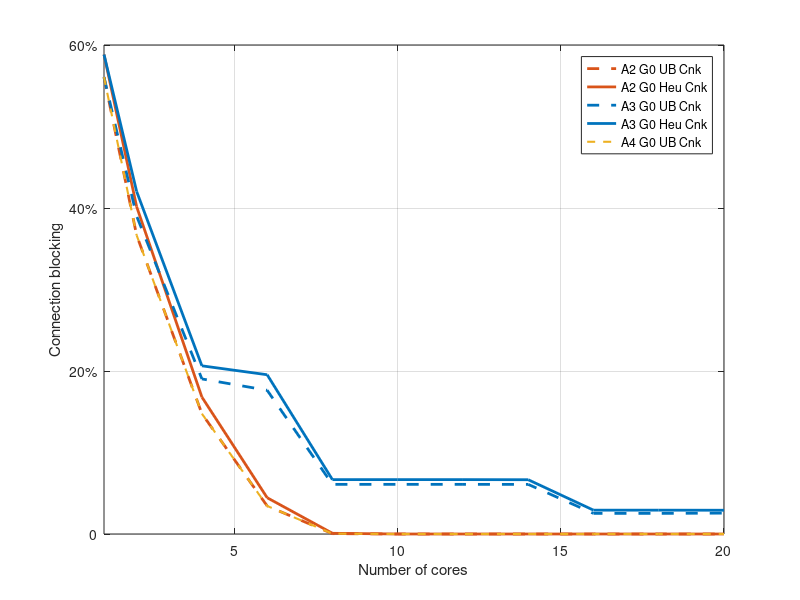

Here is the MATLAB script that generated this plot:
clc;
close all;
clear;

load arch4Guard0.mat
load arch2Guard0.mat
corev = [1, 2, 4, 6, 8, 10, 12, 14, 16, 18, 20];

%% Plot connections
% colors: [0, 0.45, 0.74], [.85, .33, .1], [.93, .69, .13]
% figure1 = figure;
% axes1 = axes('Parent', figure1);
% box(axes1, 'on')
% hold(axes1, 'on')
% grid(axes1, 'on')
% 
% h(1) = plot(corev,thpUbA2G0, '--', ...'marker', '^', ...
%     'displayname', 'A2 G0 UB Th', 'linewidth', 2, ...
%     'color', [.85, .33, .1]);
% h(2) = plot(corev,thpHeA2G0, ...'marker', '^', ...
%     'displayname', 'A2 G0 Heu Th', 'linewidth', 2, ...
%     'color', [.85, .33, .1]);
% 
% h(3) = plot(corev,thpUbA4G0, '--', ...
%     'displayname', 'A3 G0 UB Th', 'linewidth', 2, ...
%     'color', [0, 0.45, 0.74]);
% h(4) = plot(corev,thpHeA4G0, ...
%     'displayname', 'A3 G0 Heu Th', 'linewidth', 2, ...
%     'color', [0, 0.45, 0.74]);
% 
% h(5) = plot(corev, thpUbA2G0, '--', ...'marker', '^', ...
%     'displayname', 'A4 G0 UB Th', 'linewidth', 1.5, ...
%     'color', [.93, .69, .13]);
% 
% legend(h(1:end), 'location', 'northeast')
% xlabel('Number of cores')
% ylabel('Throughput blocking')
% xlim([1, 20])
% ytick = get(axes1, 'ytick');
% set(axes1, 'ytick', ytick(1:2:end));
% set(axes1, 'yticklabel', {'0','20%','40%','60%','80%','100%'});
% saveas(figure1, 'G0thp.jpg')

%% Plot connection
figure2 = figure;
axes2 = axes('Parent', figure2);
box(axes2, 'on')
hold(axes2, 'on')
grid(axes2, 'on')


h(1) = plot(corev,cnkUbA2G0, '--', ...'marker', '^', ...
    'displayname', 'A2 G0 UB Cnk', 'linewidth', 2, ...
    'color', [.85, .33, .1]);
h(2) = plot(corev,cnkHeA2G0, ...'marker', '^', ...
    'displayname', 'A2 G0 Heu Cnk', 'linewidth', 2, ...
    'color', [.85, .33, .1]);

h(3) = plot(corev,cnkUbA4G0, '--', ...
    'displayname', 'A3 G0 UB Cnk', 'linewidth', 2, ...
    'color', [0, 0.45, 0.74]);
h(4) = plot(corev,cnkHeA4G0, ...
    'displayname', 'A3 G0 Heu Cnk', 'linewidth', 2, ...
    'color', [0, 0.45, 0.74]);

h(5) = plot(corev, cnkUbA2G0, '--', ...'marker', '^', ...
    'displayname', 'A4 G0 UB Cnk', 'linewidth', 1.5, ...
    'color', [.93, .69, .13]);

legend(h(1:end), 'location', 'northeast')
xlabel('Number of cores')
ylabel('Connection blocking')
xlim([1, 20])
ytick = get(axes2, 'ytick');
set(axes2, 'ytick', ytick(1:2:end));
set(axes2, 'yticklabel', {'0','20%','40%','60%','80%','100%'});
saveas(figure2, 'G0cnk.jpg')